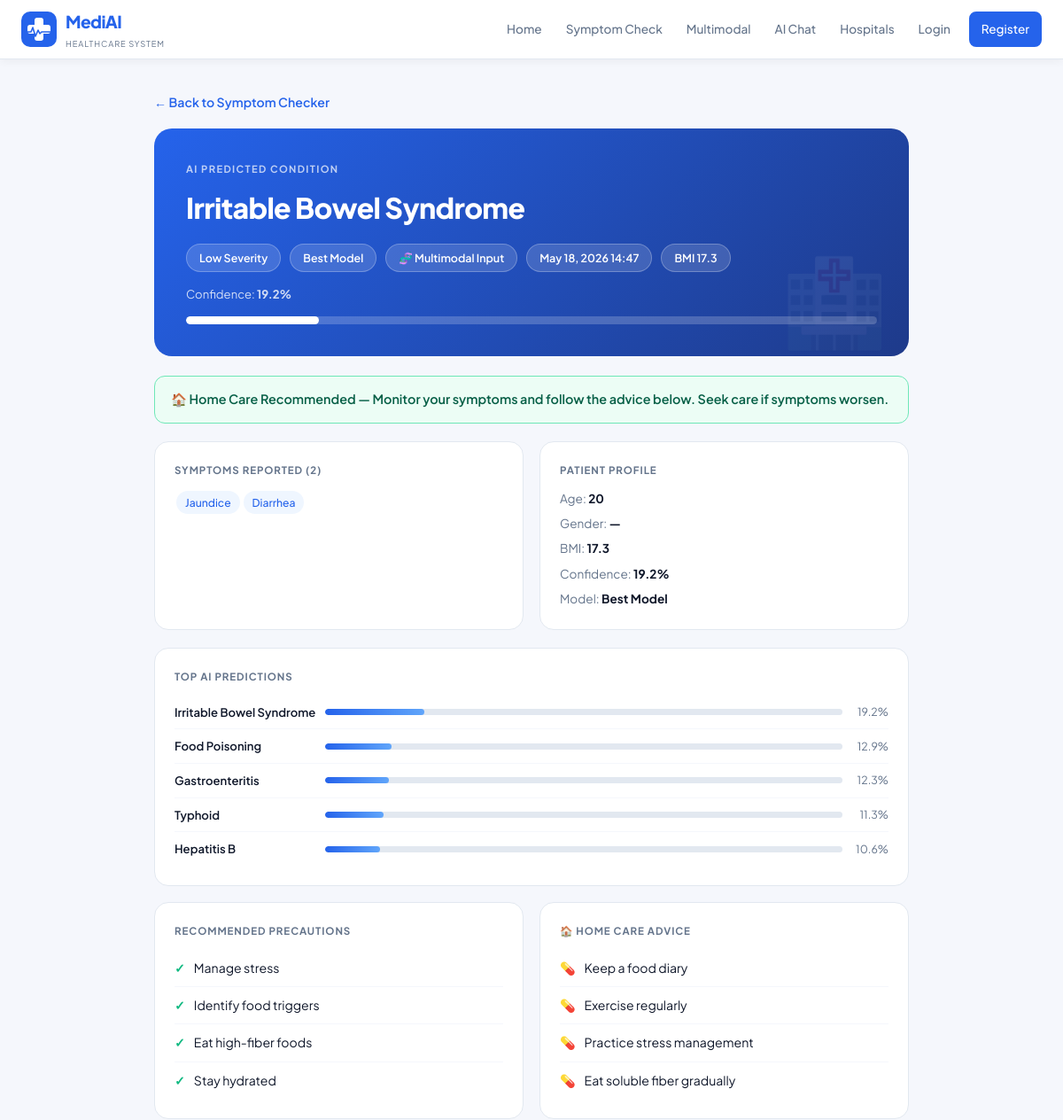
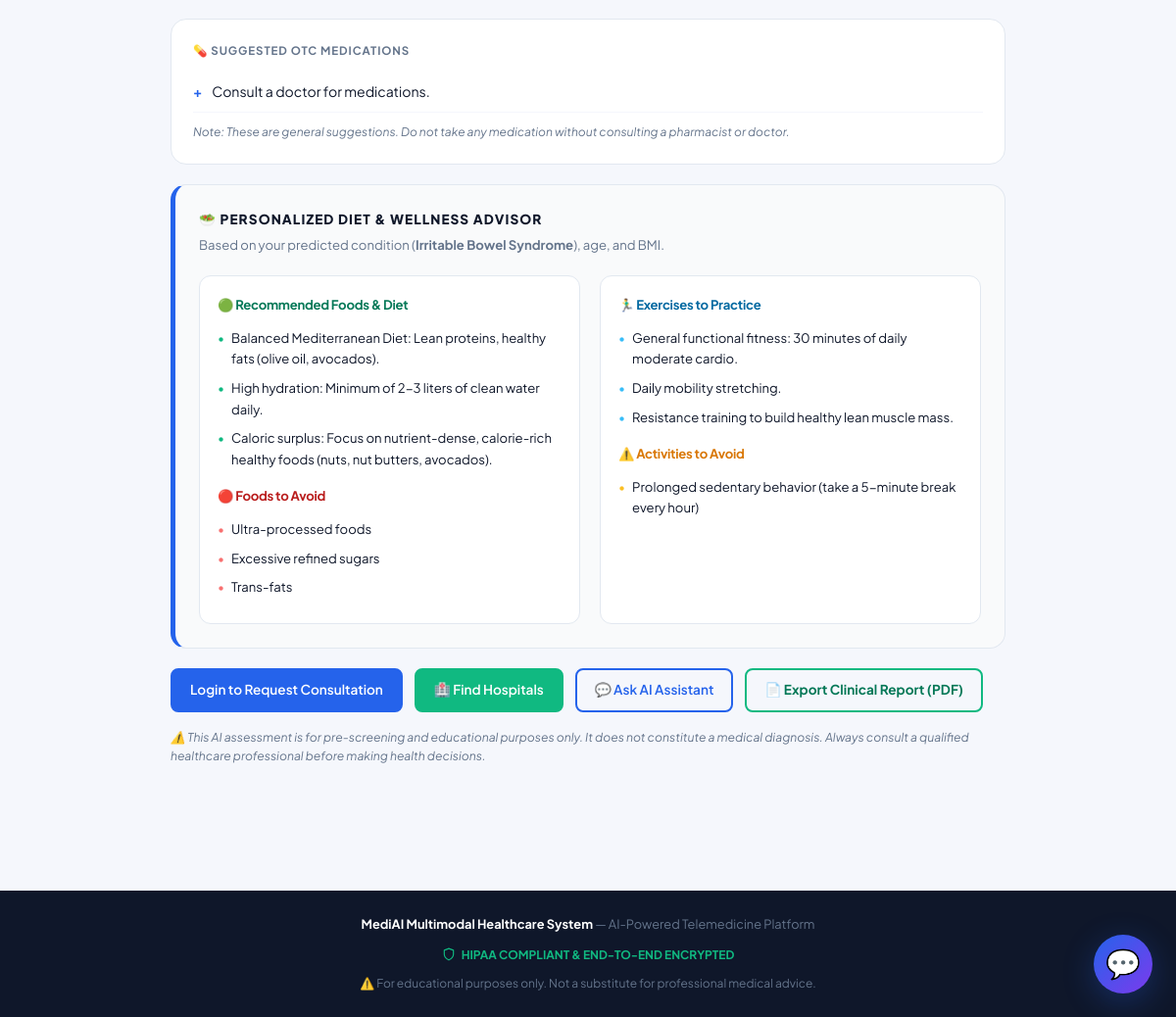
Screenshot of /result/2/ with the database file from the repository (2 pictures, top to bottom).
### checker/models.py (models this page shows, shortened)
class SymptomCheck(models.Model):
    user = models.ForeignKey(User, on_delete=models.SET_NULL, null=True, blank=True)
    symptoms_selected = models.TextField()
    input_mode = models.CharField(
        max_length=20,
        default='manual',
        choices=[
            ('manual', 'Manual'),
            ('voice', 'Voice'),
            ('image', 'Image'),
            ('video', 'Video'),
            ('multimodal', 'Multimodal')
        ]
    )
    voice_transcript = models.TextField(blank=True)
    image_path = models.CharField(max_length=300, blank=True)
    video_path = models.CharField(max_length=300, blank=True)
    predicted_disease = models.CharField(max_length=200)
    all_predictions = models.TextField(blank=True)
    model_used = models.CharField(max_length=50)
    confidence = models.FloatField(default=0.0)
    precautions = models.TextField(blank=True)
    home_care = models.TextField(blank=True)
    medications = models.TextField(blank=True)
    severity = models.CharField(max_length=30, default='Moderate Confidence')
    action_level = models.CharField(max_length=20, default='home_care')
    patient_age = models.IntegerField(null=True, blank=True)
    patient_bmi = models.FloatField(null=True, blank=True)
    patient_gender = models.CharField(max_length=20, blank=True)
    created_at = models.DateTimeField(auto_now_add=True)
    class Meta:
        ordering = ['-created_at']

### checker/views.py (the view)
# urls.py: path('result/<int:check_id>/', views.result_view,           name='result'),
def result_view(request, check_id):
    sc = get_object_or_404(SymptomCheck, id=check_id)
    symptoms    = json.loads(sc.symptoms_selected)
    precautions = json.loads(sc.precautions) if sc.precautions else []
    home_care   = json.loads(sc.home_care)   if sc.home_care   else []
    medications = json.loads(sc.medications) if sc.medications else []
    all_preds   = json.loads(sc.all_predictions) if sc.all_predictions else {}
    bmi_category = 'Normal'
    age = 30
    p = _profile(request)
    if p:
        bmi_category = p.bmi_category or 'Normal'
        age = p.age or 30
    elif sc.patient_bmi:
        if sc.patient_bmi < 18.5: bmi_category = 'Underweight'
        elif sc.patient_bmi < 25.0: bmi_category = 'Normal'
        elif sc.patient_bmi < 30.0: bmi_category = 'Overweight'
        else: bmi_category = 'Obese'
    if sc.patient_age:
        age = sc.patient_age
    wellness_advice = _generate_diet_advice(sc.predicted_disease, bmi_category, age)
    return render(request,'checker/result.html',{
        'sc':sc,'symptoms':symptoms,'precautions':precautions,
        'home_care':home_care,'medications':medications,'all_preds':all_preds,
        'patient':p,
        'wellness_advice': wellness_advice
    })

### checker/templatetags/checker_tags.py (called while the page is built)
@register.filter(name='sym_label')
def sym_label(value):
    return value.replace('_', ' ').title()

### checker/views.py (called while the page is built)
def _profile(request):
    if not request.user.is_authenticated: return None
    try: return request.user.patient_profile
    except: return None

### checker/templates/checker/result.html (shortened to what this page needs)
{% extends 'checker/base.html' %}
{% load checker_tags %}
{% block content %}
<div class="res-wrap" id="report-content">
  <a href="{% url 'symptom_checker' %}" class="back-link" data-html2canvas-ignore="true">← Back to Symptom Checker</a>
  <div class="res-hero">
    <div class="res-lbl">AI Predicted Condition</div>
    <h1>{{ sc.predicted_disease }}</h1>
    <div class="res-chips">
      <span class="res-chip">{{ sc.severity }} Severity</span>
      <span class="res-chip">{{ sc.model_used }}</span>
      <span class="res-chip">
        {% if sc.input_mode == 'voice' %}🎤{% elif sc.input_mode == 'image' %}📸{% elif sc.input_mode == 'video' %}🎥{% elif sc.input_mode == 'multimodal' %}🧬{% else %}⌨️{% endif %}
        {{ sc.input_mode|title }} Input
      </span>
      <span class="res-chip">{{ sc.created_at|date:"M d, Y H:i" }}</span>
      {% if sc.patient_bmi %}<span class="res-chip">BMI {{ sc.patient_bmi }}</span>{% endif %}
    </div>
    <div style="font-size:.82rem;opacity:.8;margin-top:14px">Confidence: <strong>{{ sc.confidence }}%</strong></div>
    <div class="conf-bar"><div class="conf-fill" style="width:{{ sc.confidence }}%"></div></div>
  </div>
  {% if sc.action_level == 'emergency' %}
  <div class="action-emergency">🚨 EMERGENCY — Please seek immediate medical care. Call 112 or go to the nearest emergency room now!</div>
  {% elif sc.action_level == 'see_doctor' %}
  <div class="action-doctor">🏥 Doctor Consultation Recommended — Please visit a healthcare provider soon for proper diagnosis and treatment.</div>
  {% else %}
  <div class="action-home">🏠 Home Care Recommended — Monitor your symptoms and follow the advice below. Seek care if symptoms worsen.</div>
  {% endif %}
  <div class="two-col">
    <div class="info-card">
      <h3>Symptoms Reported ({{ symptoms|length }})</h3>
      {% for s in symptoms %}<span class="sym-tag">{{ s|sym_label }}</span>{% endfor %}
    </div>
    <div class="info-card">
      <h3>Patient Profile</h3>
      <p style="font-size:.85rem;color:var(--muted);margin-bottom:6px">Age: <strong style="color:var(--text)">{{ sc.patient_age|default:"—" }}</strong></p>
      <p style="font-size:.85rem;color:var(--muted);margin-bottom:6px">Gender: <strong style="color:var(--text)">{{ sc.patient_gender|default:"—" }}</strong></p>
      <p style="font-size:.85rem;color:var(--muted);margin-bottom:6px">BMI: <strong style="color:var(--text)">{{ sc.patient_bmi|default:"—" }}</strong></p>
      <p style="font-size:.85rem;color:var(--muted);margin-bottom:6px">Confidence: <strong style="color:var(--text)">{{ sc.confidence }}%</strong></p>
      <p style="font-size:.85rem;color:var(--muted)">Model: <strong style="color:var(--text)">{{ sc.model_used }}</strong></p>
    </div>
  </div>
  {% if all_preds %}
  <div class="info-card" style="margin-bottom:18px">
    <h3>Top AI Predictions</h3>
    {% for disease, pct in all_preds.items %}
    <div class="pred-row">
      <div class="pred-name">{{ disease }}</div>
      <div class="pred-bar-wrap"><div class="pred-bar-fill" style="width:{{ pct }}%"></div></div>
      <div class="pred-pct">{{ pct }}%</div>
    </div>
    {% endfor %}
  </div>
  {% endif %}
  <div class="two-col">
    <div class="info-card">
      <h3>Recommended Precautions</h3>
      {% for p in precautions %}
      <div class="prec-item"><span class="tick">✓</span><span>{{ p }}</span></div>
      {% empty %}<p style="color:var(--muted);font-size:.88rem">Consult a healthcare professional.</p>
      {% endfor %}
    </div>
    <div class="info-card">
      <h3>🏠 Home Care Advice</h3>
      {% for h in home_care %}
      <div class="home-item"><span class="home-tick">💊</span><span>{{ h }}</span></div>
      {% empty %}<p style="color:var(--muted);font-size:.88rem">Rest and monitor symptoms closely.</p>
      {% endfor %}
    </div>
  </div>
  {% if medications %}
  <div class="info-card" style="margin-bottom: 20px;">
    <h3>💊 Suggested OTC Medications</h3>
    {% for m in medications %}
    <div class="prec-item"><span class="tick" style="color:var(--primary)">+</span><span>{{ m }}</span></div>
    {% endfor %}
    <p style="font-size: 0.75rem; color: var(--muted); margin-top: 10px; font-style: italic;">
      Note: These are general suggestions. Do not take any medication without consulting a pharmacist or doctor.
    </p>
  </div>
  {% endif %}
  {% if wellness_advice %}
  <div class="info-card" style="margin-bottom: 20px; border-left: 5px solid var(--primary); background: #f9fafb; padding: 24px;">
    <h3 style="color: var(--primary-dark); font-weight: 800; font-size: 0.85rem; display: flex; align-items: center; gap: 8px; margin-bottom: 4px;">
      🥗 Personalized Diet & Wellness Advisor
    </h3>
    <p style="font-size: 0.82rem; color: var(--muted); margin-bottom: 20px;">
      Based on your predicted condition (<strong>{{ sc.predicted_disease }}</strong>), age, and BMI.
    </p>
    <div style="display: grid; grid-template-columns: repeat(2, 1fr); gap: 20px;">
      <div style="background: #fff; border: 1px solid var(--border); border-radius: 12px; padding: 18px;">
        <h4 style="font-size: 0.82rem; font-weight: 700; color: #047857; margin-bottom: 12px; display: flex; align-items: center; gap: 6px;">
          🟢 Recommended Foods & Diet
        </h4>
        <ul style="list-style: none; padding-left: 0; margin-bottom: 16px;">
          {% for d in wellness_advice.diet %}
          <li style="font-size: 0.82rem; margin-bottom: 8px; padding-left: 14px; position: relative; color: var(--text);">
            <span style="position: absolute; left: 0; color: #10b981;">•</span> {{ d }}
          </li>
          {% endfor %}
        </ul>
        <h4 style="font-size: 0.82rem; font-weight: 700; color: #b91c1c; margin-bottom: 12px; display: flex; align-items: center; gap: 6px;">
          🔴 Foods to Avoid
        </h4>
        <ul style="list-style: none; padding-left: 0; margin-bottom: 0;">
          {% for af in wellness_advice.avoid_foods %}
          <li style="font-size: 0.82rem; margin-bottom: 8px; padding-left: 14px; position: relative; color: var(--text);">
            <span style="position: absolute; left: 0; color: #f87171;">•</span> {{ af }}
          </li>
          {% endfor %}
        </ul>
      </div>
      <div style="background: #fff; border: 1px solid var(--border); border-radius: 12px; padding: 18px;">
        <h4 style="font-size: 0.82rem; font-weight: 700; color: #0369a1; margin-bottom: 12px; display: flex; align-items: center; gap: 6px;">
          🏃‍♂️ Exercises to Practice
        </h4>
        <ul style="list-style: none; padding-left: 0; margin-bottom: 16px;">
          {% for ex in wellness_advice.exercise %}
          <li style="font-size: 0.82rem; margin-bottom: 8px; padding-left: 14px; position: relative; color: var(--text);">
            <span style="position: absolute; left: 0; color: #38bdf8;">•</span> {{ ex }}
          </li>
          {% endfor %}
        </ul>
        <h4 style="font-size: 0.82rem; font-weight: 700; color: #d97706; margin-bottom: 12px; display: flex; align-items: center; gap: 6px;">
          ⚠️ Activities to Avoid
        </h4>
        <ul style="list-style: none; padding-left: 0; margin-bottom: 0;">
          {% for aa in wellness_advice.avoid_activities %}
          <li style="font-size: 0.82rem; margin-bottom: 8px; padding-left: 14px; position: relative; color: var(--text);">
            <span style="position: absolute; left: 0; color: #fbbf24;">•</span> {{ aa }}
          </li>
          {% endfor %}
        </ul>
      </div>
    </div>
  </div>
  {% endif %}
  <div class="action-row">
    {% if user.is_authenticated %}
      <a href="{% url 'request_consultation' sc.id %}" class="btn btn-primary">📅 Request Consultation</a>
    {% else %}
      <a href="{% url 'login' %}" class="btn btn-primary">Login to Request Consultation</a>
    {% endif %}
    <a href="{% url 'hospitals' %}" class="btn btn-accent" data-html2canvas-ignore="true">🏥 Find Hospitals</a>
    <a href="{% url 'chatbot' %}" class="btn btn-outline" data-html2canvas-ignore="true">💬 Ask AI Assistant</a>
    <a href="{% url 'result_print' sc.id %}" target="_blank" class="btn btn-outline" style="border-color:#10b981; color:#047857; font-weight:700;" data-html2canvas-ignore="true">
      📄 Export Clinical Report (PDF)
    </a>
  </div>
  <p class="disc">⚠️ This AI assessment is for pre-screening and educational purposes only. It does not constitute a medical diagnosis. Always consult a qualified healthcare professional before making health decisions.</p>
</div>
{% endblock %}

### checker/templates/checker/base.html (style rules this page uses)
:root { --bg:#f5f7fc;--surface:#fff;--primary:#2563eb;--primary-d:#1d4ed8;--primary-l:#eff6ff; --accent:#10b981;--accent-l:#ecfdf5;--danger:#ef4444;--danger-l:#fef2f2; --warn:#f59e0b;--warn-l:#fffbeb;--purple:#7c3aed;--purple-l:#f5f3ff; --text:#0f172a;--muted:#64748b;--border:#e2e8f0; --shadow:0 4px 20px rgba(37,99,235,.10);--radius:14px;--radius-sm:8px; }
*,*::before,*::after { box-sizing:border-box;margin:0;padding:0 }
html { scroll-behavior:smooth }
body { font-family:'Plus Jakarta Sans',sans-serif;background:var(--bg);color:var(--text); min-height:100vh;display:flex;flex-direction:column;font-size:15px;line-height:1.65 }
h1,h2,h3,h4,h5 { font-family:'Plus Jakarta Sans',sans-serif;font-weight:700;letter-spacing:-.02em }
.btn { display:inline-flex;align-items:center;gap:6px;padding:9px 18px;border-radius:var(--radius-sm); font-weight:600;font-size:.85rem;cursor:pointer;text-decoration:none;border:none; transition:all .2s;font-family:'Plus Jakarta Sans',sans-serif }
.btn-primary { background:var(--primary);color:#fff!important;border:2px solid var(--primary) }
.btn-outline { background:transparent;color:var(--primary);border:2px solid var(--primary) }
.btn-accent { background:var(--accent);color:#fff!important;border:2px solid var(--accent) }

### checker/templates/checker/result.html (style rules this page uses)
.res-wrap { max-width:900px;margin:0 auto;padding:36px 24px 80px }
.back-link { color:var(--primary);font-weight:600;text-decoration:none;font-size:.88rem; display:inline-flex;align-items:center;gap:4px;margin-bottom:18px }
.res-hero { background:linear-gradient(135deg,#2563eb,#1e3a8a);color:#fff;border-radius:20px; padding:36px;margin-bottom:22px;position:relative;overflow:hidden }
.res-hero::after { content:'🏥';position:absolute;right:24px;bottom:-14px;font-size:6rem;opacity:.07;pointer-events:none }
.res-lbl { font-size:.7rem;text-transform:uppercase;letter-spacing:.12em;opacity:.7;margin-bottom:8px;font-weight:700 }
.res-hero h1 { font-size:2rem;font-weight:800 }
.res-chips { display:flex;gap:10px;flex-wrap:wrap;margin-top:14px }
.res-chip { background:rgba(255,255,255,.15);border:1px solid rgba(255,255,255,.25); padding:5px 14px;border-radius:999px;font-size:.78rem;font-weight:600 }
.conf-bar { height:9px;background:rgba(255,255,255,.2);border-radius:999px;overflow:hidden;margin-top:14px }
.conf-fill { height:100%;background:#fff;border-radius:999px;transition:width .8s }
.action-home { background:var(--accent-l);border:1px solid #6ee7b7;border-radius:12px; padding:14px 18px;color:#065f46;font-weight:600;margin-bottom:20px;font-size:.9rem }
.two-col { display:grid;grid-template-columns:1fr 1fr;gap:18px;margin-bottom:20px }
.info-card { background:#fff;border-radius:16px;border:1px solid var(--border);padding:22px }
.info-card h3 { font-size:.72rem;font-weight:700;color:var(--muted);text-transform:uppercase; letter-spacing:.08em;margin-bottom:12px }
.sym-tag { display:inline-block;background:var(--primary-l);color:var(--primary); padding:3px 10px;border-radius:999px;font-size:.76rem;font-weight:500;margin:2px }
.prec-item { display:flex;gap:10px;align-items:flex-start;padding:9px 0; border-bottom:1px solid var(--bg);font-size:.88rem }
.prec-item:last-child { border-bottom:none }
.tick { color:var(--accent);font-weight:700;flex-shrink:0 }
.home-item { display:flex;gap:10px;align-items:flex-start;padding:9px 0; border-bottom:1px solid var(--bg);font-size:.88rem }
.home-item:last-child { border-bottom:none }
.home-tick { color:var(--purple);font-weight:700;flex-shrink:0 }
.pred-row { display:flex;align-items:center;gap:10px;padding:8px 0;border-bottom:1px solid var(--bg) }
.pred-row:last-child { border-bottom:none }
.pred-bar-wrap { flex:1;height:7px;background:var(--border);border-radius:999px;overflow:hidden }
.pred-bar-fill { height:100%;border-radius:999px;background:linear-gradient(90deg,var(--primary),#60a5fa) }
.pred-name { font-size:.82rem;font-weight:600;width:160px;flex-shrink:0 }
.pred-pct { font-size:.78rem;color:var(--muted);width:42px;text-align:right;flex-shrink:0 }
.action-row { display:flex;gap:12px;margin-top:20px;flex-wrap:wrap }
.disc { font-size:.76rem;color:var(--muted);font-style:italic;margin-top:16px;line-height:1.6 }

### rows the page displays
SymptomCheck: predicted_disease "Irritable Bowel Syndrome", severity "Low", model_used "Best Model", input_mode "Multimodal", created_at "May 18, 2026 14:47", patient_bmi "17.3", confidence "19.2", patient_age "20", patient_gender "—"

### other values shown
{{ symptoms|length }} "2"
{{ s|sym_label }} "Jaundice" "Diarrhea"
{{ disease }} "Food Poisoning" "Gastroenteritis" "Typhoid" "Hepatitis B"
{{ pct }} "12.9" "12.3" "11.3" "10.6"
{{ p }} "Manage stress" "Identify food triggers" "Eat high-fiber foods" "Stay hydrated"
{{ h }} "Keep a food diary" "Exercise regularly" "Practice stress management" "Eat soluble fiber gradually"
{{ m }} "Consult a doctor for medications."
{{ d }} "Balanced Mediterranean Diet: Lean proteins, healthy fats (olive oil, avocados)." "High hydration: Minimum of 2-3 liters of clean water daily." "Caloric surplus: Focus on nutrient-dense, calorie-rich healthy foods (nuts, nut butters, avocados)."
{{ af }} "Ultra-processed foods" "Excessive refined sugars" "Trans-fats"
{{ ex }} "General functional fitness: 30 minutes of daily moderate cardio." "Daily mobility stretching." "Resistance training to build healthy lean muscle mass."
{{ aa }} "Prolonged sedentary behavior (take a 5-minute break every hour)"
